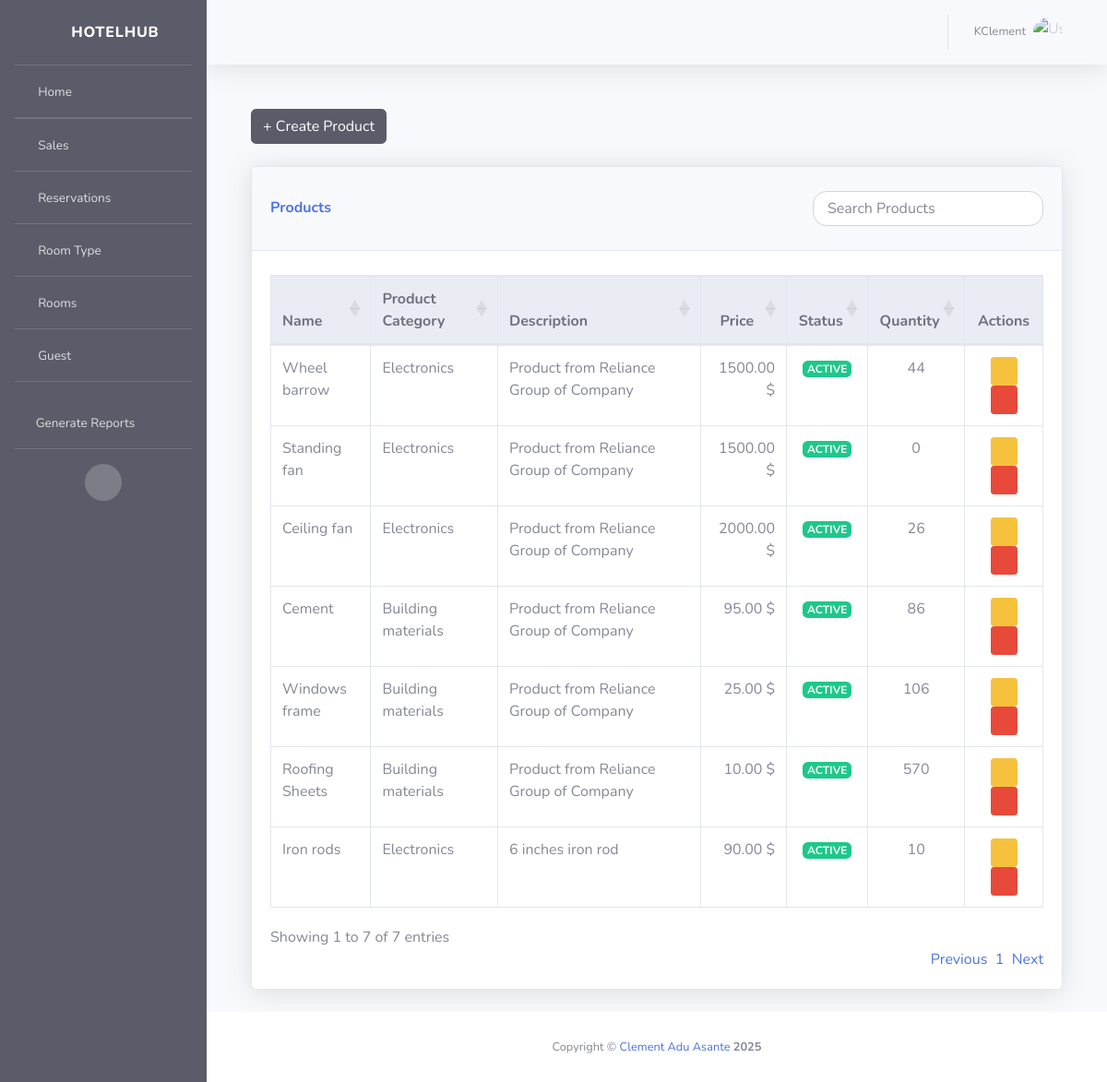
The app's page /inventory/products/ (signed in) with its own data.
### authentication/models.py (models this page shows, shortened)
class Users(AbstractBaseUser, PermissionsMixin):
    ROLE_CHOICES = [
        ('admin', 'Admin'),
        ('receptionist', 'Receptionist'),
        ('manager', 'Manager'),
        ('seller', 'Seller')
    ]
    first_name = models.CharField(max_length=256, blank=False, null=False)
    last_name = models.CharField(max_length=256, blank=False, null=False)
    username = models.CharField(max_length=256, unique=True, blank=False, null=False)
    role = models.CharField(max_length=20, choices=ROLE_CHOICES)
    phone = models.CharField(max_length=30, blank=False, null=False)
    address = models.TextField(max_length=256, blank=False, null=False)
    is_active = models.BooleanField(default=True)
    is_staff = models.BooleanField(default=False)
    last_login = models.DateTimeField(null=True, blank=True)
    objects = CustomUserManager()
    USERNAME_FIELD = 'username'
    REQUIRED_FIELDS = []
    class Meta:
        db_table = 'Users'

### inventory/models.py (models this page shows, shortened)
class Product(models.Model):
    STATUS_CHOICES = (
        ("ACTIVE", "Active"),
        ("INACTIVE", "Inactive")
    )
    product_name = models.CharField(max_length=256)
    description = models.TextField(max_length=256)
    category = models.ForeignKey(
        Category,
        related_name="products",
        on_delete=models.PROTECT
    )
    price = models.DecimalField(max_digits=10, decimal_places=2, default=0.00)
    quantity = models.PositiveIntegerField(default=0)
    status = models.CharField(
        choices=STATUS_CHOICES,
        max_length=100,
        default="ACTIVE",
    )
    purchase_at = models.DateTimeField(auto_now_add=True)
    updated_at = models.DateTimeField(auto_now=True)
    class Meta:
        db_table = "products"
        unique_together = ['product_name', 'category']

class Category(models.Model):
    STATUS_CHOICES = (
        ("ACTIVE", "Active"),
        ("INACTIVE", "Inactive")
    )
    name = models.CharField(max_length=256, unique=True)
    description = models.TextField(max_length=256)
    status = models.CharField(
        choices=STATUS_CHOICES,
        max_length=100,
        default="ACTIVE",
    )
    purchase_at = models.DateTimeField(auto_now_add=True)
    updated_at = models.DateTimeField(auto_now=True)
    class Meta:
        db_table = "categories"
        verbose_name_plural = "Categories"
    def __str__(self):
        return self.name

### inventory/views.py (the view, shortened to what this page needs)
# urls.py: path('products/', views.products_list_view, name='product_list'),
@login_required(login_url="/authentication/login/")
def products_list_view(request):
    try:
        products = Product.objects.all()
        return render(request, "product_list.html", {"products": products})
    except Exception as e:
        handle_error(request, f"Error loading products: {str(e)}")
        return redirect('inventory:product_create_update')

### activitylog/activity_logger.py (called while the page is built)
    def __call__(self, request):
        response = self.get_response(request)
        if request.user.is_authenticated:
            action = f"{request.method} {request.path}"
            details = f"User: {request.user.username}, IP: {request.META.get('REMOTE_ADDR')}, User-Agent: {request.META.get('HTTP_USER_AGENT')}"
            ip_address = request.META.get('REMOTE_ADDR')
            mac_address = self.get_mac_address()
            ActivityLog.objects.create(
                user=request.user,
                action=action,
                details=details,
                ip_address=ip_address,
                mac_address=mac_address
            )
        return response

    def get_mac_address(self):
        mac_num = hex(uuid.getnode()).replace('0x', '').upper()
        mac = '-'.join(mac_num[i: i+2] for i in range(0, 11, 2))
        return mac

### inventory/templates/product_list.html (shortened to what this page needs)
{% extends "base.html" %}
{% load static %}
{% block stylesheets %}
<link href="{% static 'vendor/datatables/dataTables.bootstrap4.min.css' %}" rel="stylesheet">
<link href="{% static 'css/pagination_buttons.css' %}" rel="stylesheet">
{% endblock stylesheets %}
{% block content %}
<div class="container-fluid">
    <div class="d-flex justify-content-between align-items-center mb-4">
        <a href="{% url 'inventory:product_create_update' %}" class="btn btn-dark">
            + Create Product
        </a>
    </div>
    <div class="card shadow mb-4">
        <div class="card-header py-3 d-flex justify-content-between align-items-center">
            <h6 class="m-0 font-weight-bold text-primary">Products</h6>
            <input type="text" class="form-control" id="productsSearch" placeholder="Search Products">
        </div>
        <div class="card-body">
            <div class="table-responsive">
                <table class="table table-bordered table-hover" id="dataTable" width="100%" cellspacing="0">
                    <thead class="thead-light">
                        <tr>
                            <th>Name</th>
                            <th>Product Category</th>
                            <th>Description</th>
                            <th class="text-center">Price</th>
                            <th class="text-center">Status</th>
                            <th class="text-center">Quantity</th>
                            <th class="text-center">Actions</th>
                        </tr>
                    </thead>
                    <tbody>
                        {% for p in products %}
                        <tr class="{% if p.quantity < 10 %}critical-stock{% elif p.quantity < 15 %}low-stock{% endif %}">
                            <td>{{ p.product_name }}</td>
                            <td>{{ p.category }}</td>
                            <td>{{ p.description }}</td>
                            <td class="text-right">{{ p.price }} $</td>
                            <td class="text-center">
                                {% if p.status == "ACTIVE" %}
                                    <span class="badge badge-success">{{ p.status }}</span>
                                {% elif p.status == "INACTIVE" %}
                                    <span class="badge badge-danger">{{ p.status }}</span>
                                {% endif %}
                            </td>
                            <td class="text-center">{{ p.quantity }}</td>
                            <td class="text-center">
                                <a href="{% url 'inventory:product_create_update' p.id %}" class="btn btn-warning btn-sm" title="Update">
                                    <i class="fas fa-pen"></i>
                                </a>
                                <button type="button" class="btn btn-danger btn-sm" data-toggle="modal" data-target="#deleteModal-{{ p.id }}" title="Delete">
                                    <i class="fas fa-trash"></i>
                                </button>
                            </td>
                        </tr>
                        {% endfor %}
                    </tbody>
                </table>
            </div>
        </div>
    </div>
</div>
{% endblock content %}

### templates/navbar.html (shortened to what this page needs)
{% load static %}
<nav class="navbar navbar-expand navbar-light bg-gradient topbar mb-4 static-top shadow">
    <ul class="navbar-nav ml-auto">
        <li class="nav-item dropdown">
            <a class="nav-link dropdown-toggle" href="#" id="userDropdown" role="button" data-toggle="dropdown" aria-expanded="false">
                <span class="mr-2 d-none d-lg-inline text-gray-600 small">{{ request.user.username }}</span>
                <img class="img-profile rounded-circle" src="{% static 'img/undraw_profile.svg' %}" alt="User Profile">
            </a>
        </li>
    </ul>
</nav>

### inventory/templates/product_list.html (style rules this page uses)
#productsSearch { max-width: 250px; border-radius: 15px; padding: 5px 15px; margin: 10px 0; }
.low-stock { background-color: yellow; }
.critical-stock { background-color: red; }

### records on screen
Users: user.username "KClement"
Product: product_name "Wheel barrow", category "Electronics", description "Product from Reliance Group of Company", price "1500.00", status "ACTIVE", quantity "44"
Product: product_name "Standing fan", category "Electronics", description "Product from Reliance Group of Company", price "1500.00", status "ACTIVE", quantity "0"
Product: product_name "Ceiling fan", category "Electronics", description "Product from Reliance Group of Company", price "2000.00", status "ACTIVE", quantity "26"
Product: product_name "Cement", category "Building materials", description "Product from Reliance Group of Company", price "95.00", status "ACTIVE", quantity "86"
Product: product_name "Windows frame", category "Building materials", description "Product from Reliance Group of Company", price "25.00", status "ACTIVE", quantity "106"
Product: product_name "Roofing Sheets", category "Building materials", description "Product from Reliance Group of Company", price "10.00", status "ACTIVE", quantity "570"
Product: product_name "Iron rods", category "Electronics", description "6 inches iron rod", price "90.00", status "ACTIVE", quantity "10"
